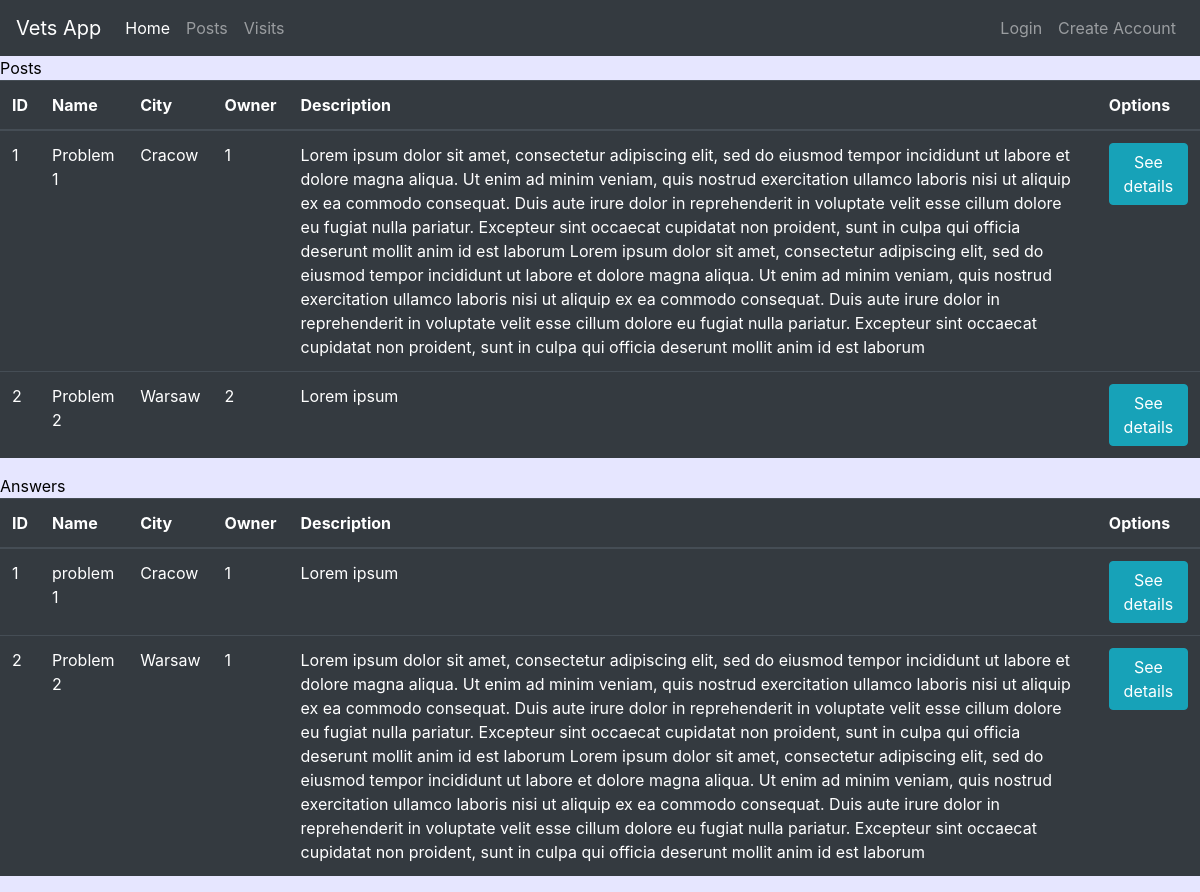
The page /posts on the database its author committed.
### market/models.py (models this page shows, shortened)
class Item(db.Model):
    id = db.Column(db.Integer(), primary_key=True)
    name = db.Column(db.String(length=30), nullable=False, unique=True)
    description = db.Column(db.String(length=2048), nullable=False, unique=True)
    city = db.Column(db.String(length=24), nullable=False, unique=True)
    owner = db.Column(db.Integer(), db.ForeignKey('user.id'))
    items = db.relationship('Answer', backref='owned_user', lazy=True)

class Answer(db.Model):
    id = db.Column(db.Integer(), primary_key=True)
    name = db.Column(db.String(length=30), nullable=False, unique=True)
    description = db.Column(db.String(length=2048), nullable=False, unique=True)
    city = db.Column(db.String(length=24), nullable=False, unique=True)
    owner = db.Column(db.Integer(), db.ForeignKey('item.id'))

### market/routes.py (the view)
@app.route('/posts')
def posts_page():
    posts = Item.query.all()
    answers = Answer.query.all()
    return render_template('posts.html', items=posts, answers=answers)

### market/templates/posts.html (shortened to what this page needs)
{% extends 'base.html' %}
{% block content %}
      <table class="table table-hover table-dark">
        <thead>
            <tr>
                <text>Posts</text>
                <th scope="col">ID</th>
                <th scope="col">Name</th>
                <th scope="col">City</th>
                <th scope="col">Owner</th>
                <th scope="col">Description</th>
                <th scope="col">Options</th>
            </tr>
        </thead>
        <tbody>
            {% for item in items %}
                <tr>
                    <td>{{ item.id }}</td>
                    <td>{{ item.name }}</td>
                    <td>{{ item.city }}</td>
                    <td>{{ item.owner }}</td>
                    <td>{{ item.description }}</td>
                    <td>
                        <button class="btn btn-outline btn-info">See details</button>
                    </td>
                </tr>
            {% endfor %}
        </tbody>
    </table>
<table class="table table-hover table-dark">
        <thead>
            <tr>
                <text>Answers</text>
                <th scope="col">ID</th>
                <th scope="col">Name</th>
                <th scope="col">City</th>
                <th scope="col">Owner</th>
                <th scope="col">Description</th>
                <th scope="col">Options</th>
            </tr>
        </thead>
        <tbody>
            {% for item in answers %}
                <tr>
                    <td>{{ item.id }}</td>
                    <td>{{ item.name }}</td>
                    <td>{{ item.city }}</td>
                    <td>{{ item.owner }}</td>
                    <td>{{ item.description }}</td>
                    <td>
                        <button class="btn btn-outline btn-info">See details</button>
                    </td>
                </tr>
            {% endfor %}
        </tbody>
    </table>
{% endblock %}

### market/templates/base.html (style rules this page uses)
body { background-color: #e6e6ff; color: black; }

### rows shown on the page
Item: id "1", name "Problem 1", city "Cracow", owner "1", description "Lorem ipsum dolor sit amet, consectetur adipiscing elit, sed do eiusmod tempor incididunt ut labore et dolore magna aliqua. Ut enim ad minim veniam, quis nostrud exercitation ullamco laboris nisi ut aliquip ex ea commodo consequat. Duis aute irure dolor in reprehenderit in voluptate velit esse cillum dolore eu fugiat nulla pariatur. Excepteur sint occaecat cupidatat non proident, sunt in culpa qui officia deserunt mollit anim id est laborum Lorem ipsum dolor sit amet, consectetur adipiscing elit, sed do eiusmod tempor incididunt ut labore et dolore magna aliqua. Ut enim ad minim veniam, quis nostrud exercitation ullamco laboris nisi ut aliquip ex ea commodo consequat. Duis aute irure dolor…"
Item: id "2", name "Problem 2", city "Warsaw", owner "2", description "Lorem ipsum"
Answer: id "1", name "problem 1", city "Cracow", owner "1", description "Lorem ipsum"
Answer: id "2", name "Problem 2", city "Warsaw", owner "1", description "Lorem ipsum dolor sit amet, consectetur adipiscing elit, sed do eiusmod tempor incididunt ut labore et dolore magna aliqua. Ut enim ad minim veniam, quis nostrud exercitation ullamco laboris nisi ut aliquip ex ea commodo consequat. Duis aute irure dolor in reprehenderit in voluptate velit esse cillum dolore eu fugiat nulla pariatur. Excepteur sint occaecat cupidatat non proident, sunt in culpa qui officia deserunt mollit anim id est laborum Lorem ipsum dolor sit amet, consectetur adipiscing elit, sed do eiusmod tempor incididunt ut labore et dolore magna aliqua. Ut enim ad minim veniam, quis nostrud exercitation ullamco laboris nisi ut aliquip ex ea commodo consequat. Duis aute irure dolor…"
